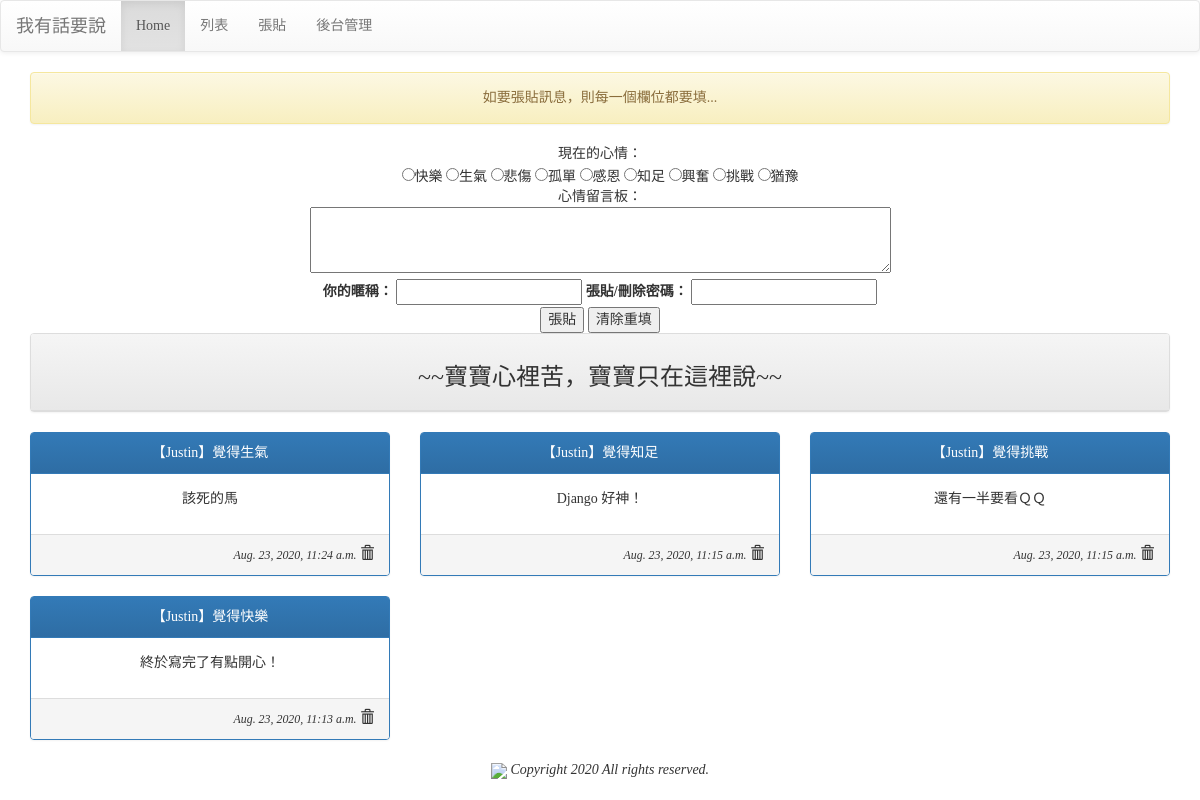
The page / on the database its author committed.
### mysite/models.py (models this page shows, shortened)
class Mood(models.Model):
    status = models.CharField(max_length=10, null=False)
    def __str__(self):
        return self.status

class Post(models.Model):
    mood = models.ForeignKey('Mood', on_delete=models.CASCADE)
    nickname = models.CharField(max_length=10, default='不願意透漏身份的人')
    message = models.TextField(null=False)
    del_pass = models.CharField(max_length=10)
    pub_time = models.DateTimeField(auto_now=True)
    enabled = models.BooleanField(default=False)

### mysite/views.py (the view, shortened to what this page needs)
# urls.py: path('', views.index),
def index(request, pid=None, del_pass=None):
    posts = models.Post.objects.filter(enabled=True).order_by('-pub_time')[:30]
    moods = models.Mood.objects.all()
    try:
        user_id = request.GET['user_id']
        user_pass = request.GET['user_pass']
        user_post = request.GET['user_post']
        user_mood = request.GET['mood']
    except:
        user_id = None
        message = '如要張貼訊息，則每一個欄位都要填...'
    return render(request, 'index.html', locals())

### mysite/templates/index.html (shortened to what this page needs)
{% extends "base.html" %}
{% block content %}
<div class='container' align=center>
	{% if message %}
		<div class='alert alert-warning'>{{ message }}</div>
	{% endif %}
	<form name='my form' action='/' method='GET'>
		現在的心情：<br/>
		{% for m in moods %}
		<input type='radio' name='mood' value='{{ m.status }}'>{{ m.status }}
		{% endfor %}
		<br/>
		心情留言板：<br/>
		<textarea name='user_post' rows=3 cols=70></textarea><br/>
		<label for='user_id'>你的暱稱：</label>
		<input id='user_id' type='text' name='user_id'>
		<label for='user_pass'>張貼/刪除密碼：</label>
		<input id='user_pass' type='password' name='user_pass'><br/>
		<input type='submit' value='張貼'>
		<input type='reset' value='清除重填'>
	</form>
	<div class='row'>
		<div class='col-md-12'>
			<div class='panel panel-default'>
				<div class='panel-heading' align=center>
				<h3>~~寶寶心裡苦，寶寶只在這裡說~~</h3>
		</div>
	</div>
	<div class="row">
		{% for p in posts %}
		 <div class="col-sm-12 col-md-4">
		  	<div class='panel panel-primary'>
				<div class='panel-heading'>【{{ p.nickname }}】覺得{{ p.mood }}</div>
				<div class='panel-body'>{{ p.message | linebreaks }}</div>
				<div class='panel-footer' align='right'>
					<i><small>{{ p.pub_time }}</small></i>
					<span class="glyphicon glyphicon-trash" onclick='go_delete({{p.id}})'></span>
				</div>
			</div>
		</div>
		{% endfor %}
	</div>
</div>
{% endblock %}

### mysite/templates/base.html (style rules this page uses)
h1, h2, h3, h4, h5, p, div { font-family: 微軟正黑體; }

### rows shown on the page
Mood: status "快樂"
Mood: status "生氣"
Mood: status "悲傷"
Mood: status "孤單"
Mood: status "感恩"
Mood: status "知足"
Mood: status "興奮"
Mood: status "挑戰"
Mood: status "猶豫"
Post: nickname "Justin", mood "生氣", message "該死的馬", pub_time "Aug. 23, 2020, 11:24 a.m."
Post: nickname "Justin", mood "知足", message "Django 好神！", pub_time "Aug. 23, 2020, 11:15 a.m."
Post: nickname "Justin", mood "挑戰", message "還有一半要看ＱＱ", pub_time "Aug. 23, 2020, 11:15 a.m."
Post: nickname "Justin", mood "快樂", message "終於寫完了有點開心！", pub_time "Aug. 23, 2020, 11:13 a.m."

### other values the page prints
{{ message }} "如要張貼訊息，則每一個欄位都要填..."
